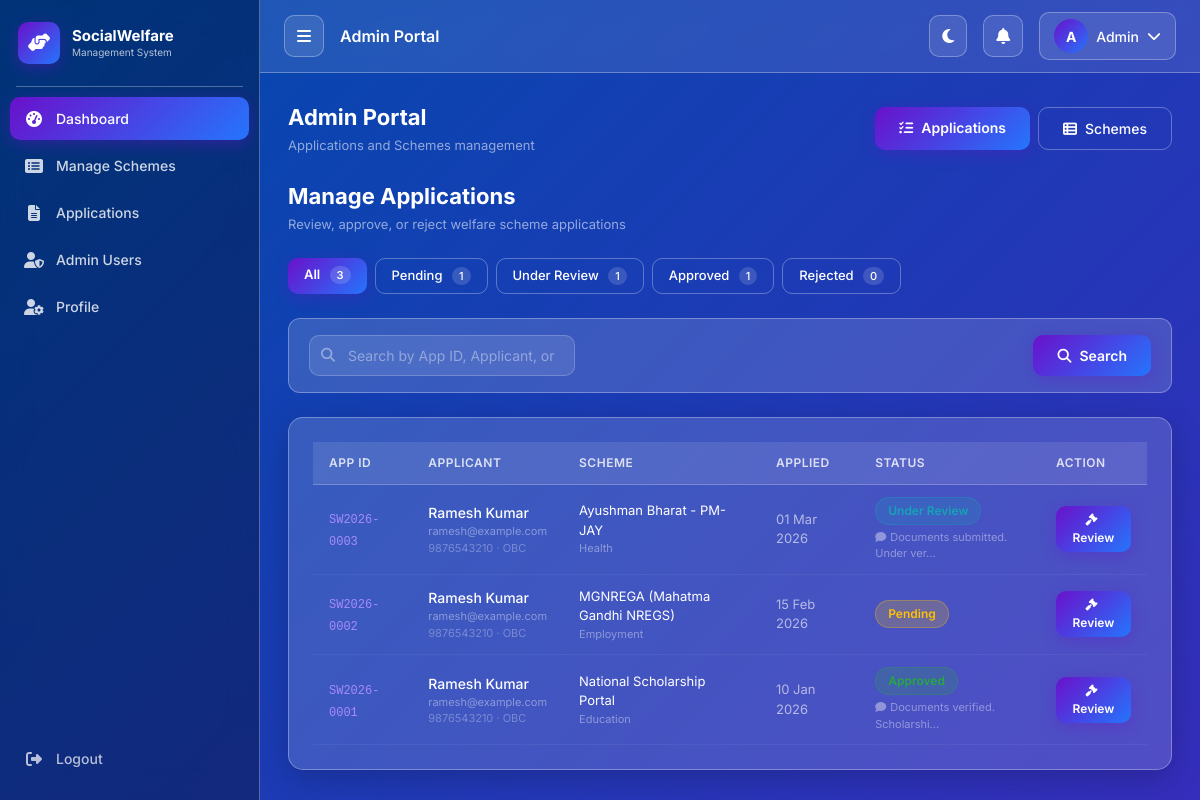
The page /admin_portal.php (signed in) on the database its author committed.
### tables this page shows
CREATE TABLE IF NOT EXISTS applications (
    id INT AUTO_INCREMENT PRIMARY KEY,
    application_id VARCHAR(20) UNIQUE NOT NULL,
    user_id INT NOT NULL,
    scheme_id INT NOT NULL,
    status ENUM('pending','under_review','approved','rejected') DEFAULT 'pending',
    remarks TEXT,
    documents VARCHAR(255),
    applied_at TIMESTAMP DEFAULT CURRENT_TIMESTAMP,
    updated_at TIMESTAMP DEFAULT CURRENT_TIMESTAMP ON UPDATE CURRENT_TIMESTAMP,
    FOREIGN KEY (user_id) REFERENCES users(id) ON DELETE CASCADE,
    FOREIGN KEY (scheme_id) REFERENCES schemes(id) ON DELETE CASCADE
);

CREATE TABLE IF NOT EXISTS users (
    id INT AUTO_INCREMENT PRIMARY KEY,
    name VARCHAR(100) NOT NULL,
    email VARCHAR(150) UNIQUE NOT NULL,
    phone VARCHAR(15) NOT NULL,
    password VARCHAR(255) NOT NULL,
    dob DATE NOT NULL,
    gender ENUM('Male','Female','Other') NOT NULL,
    address TEXT,
    aadhar VARCHAR(12),
    annual_income DECIMAL(12,2) DEFAULT 0,
    category ENUM('General','OBC','SC','ST','EWS') DEFAULT 'General',
    profile_photo VARCHAR(255) DEFAULT NULL,
    role ENUM('user','admin') DEFAULT 'user',
    is_active TINYINT(1) DEFAULT 1,
    created_at TIMESTAMP DEFAULT CURRENT_TIMESTAMP,
    updated_at TIMESTAMP DEFAULT CURRENT_TIMESTAMP ON UPDATE CURRENT_TIMESTAMP
);

CREATE TABLE IF NOT EXISTS schemes (
    id INT AUTO_INCREMENT PRIMARY KEY,
    title VARCHAR(200) NOT NULL,
    description TEXT NOT NULL,
    eligibility TEXT NOT NULL,
    benefits TEXT NOT NULL,
    category ENUM('Agriculture','Education','Health','Housing','Employment','Women','Elderly','Disability','Other') DEFAULT 'Other',
    min_age INT DEFAULT 0,
    max_age INT DEFAULT 120,
    max_income DECIMAL(12,2) DEFAULT 999999,
    eligible_categories SET('General','OBC','SC','ST','EWS','All') DEFAULT 'All',
    required_documents TEXT,
    last_date DATE,
    status ENUM('active','inactive') DEFAULT 'active',
    created_by INT,
    created_at TIMESTAMP DEFAULT CURRENT_TIMESTAMP,
    updated_at TIMESTAMP DEFAULT CURRENT_TIMESTAMP ON UPDATE CURRENT_TIMESTAMP,
    FOREIGN KEY (created_by) REFERENCES users(id) ON DELETE SET NULL
);

### includes/db.php (called while the page is built, shortened)
<?php
$conn = null;
$using_sqlite = false;
try {
    $conn = new mysqli(DB_HOST, DB_USER, DB_PASS, DB_NAME);
    $conn->set_charset('utf8mb4');
} catch (Exception $e) {
    die('
        <div style="font-family: system-ui, sans-serif; max-width: 600px; margin: 40px auto; padding: 20px; border: 1px solid #ffcaca; border-radius: 8px; background: #fff5f5; color: #333;">
            <h2 style="color: #d32f2f; margin-top: 0;">Database Connection Failed</h2>
            <p>It looks like your MySQL database is not running, or the <code>social_welfare</code> database hasn\'t been set up yet.</p>
            <h3>How to fix this:</h3>
            <ol style="line-height: 1.6;">
                <li>Start the <strong>MySQL</strong> service (using XAMPP, WAMP, or similar).</li>
                <li>Open your database manager (like phpMyAdmin at <a href="http://localhost/phpmyadmin" target="_blank">http://localhost/phpmyadmin</a>).</li>
                <li>Create a new database named <strong>social_welfare</strong>.</li>
                <li>Import the <strong>social_welfare.sql</strong> file (located in your project folder) into this database.</li>
            </ol>
            <p style="margin-top: 20px; font-size: 0.9em; color: #666;">
                <strong>Technical Error:</strong> ' . htmlspecialchars($e->getMessage()) . '
            </p>
        </div>
    ');
}
function sanitize($data) {
    return htmlspecialchars(strip_tags(trim((string)$data)));
}
function db_param_types(array $params) {
    $types = '';
    foreach ($params as $p) {
        if (is_int($p)) {
            $types .= 'i';
        } elseif (is_float($p)) {
            $types .= 'd';
        } elseif (is_null($p)) {
            $types .= 's';
        } else {
            $types .= 's';
        }
    }
    return $types;
}
function db_query($arg1, $arg2 = [], $arg3 = []) {
    global $conn, $using_sqlite;
    $db = $conn;
    $sql = $arg1;
    $params = $arg2;
    try {
        if (empty($params)) {
            return $db->query($sql);
        }
        $stmt = $db->prepare($sql);
        $types = db_param_types($params);
        $stmt->bind_param($types, ...$params);
        $result = $stmt->get_result();
        if ($result !== false) {
            return $result;
        }
        return true;
    } catch (Throwable $e) {
        error_log('db_query failed: ' . $e->getMessage() . ' | SQL: ' . $sql);
        return false;
    }
}

### manage_applications.php (the view, shortened to what this page needs)
<?php
require_once 'includes/db.php';
$filter_status = sanitize($_GET['status'] ?? '');
$filter_search = sanitize($_GET['search'] ?? '');
$where = "WHERE 1=1";
$params = [];
$sql = "SELECT a.*, u.name AS user_name, u.email AS user_email, u.phone AS user_phone, u.category, s.title AS scheme_title, s.category AS scheme_cat
        FROM applications a
        JOIN users u ON a.user_id = u.id
        JOIN schemes s ON a.scheme_id = s.id
        $where
        ORDER BY a.applied_at DESC";
$applications = db_query($sql, $params);
$counts = ['all'=>0,'pending'=>0,'under_review'=>0,'approved'=>0,'rejected'=>0];
$count_res = db_query("SELECT status, COUNT(*) as cnt FROM applications GROUP BY status");
$counts['all'] = db_fetch("SELECT COUNT(*) as cnt FROM applications")['cnt'];
foreach ($count_res as $cr) {
    $counts[$cr['status']] = $cr['cnt'];
}
?>
<div class="fade-in">
    <div class="section-header">
        <div class="section-title">
            Manage Applications
            <small>Review, approve, or reject welfare scheme applications</small>
        </div>
    </div>
    <div class="d-flex gap-2 flex-wrap mb-4">
        <?php $tabs = [
            ['', 'All', $counts['all'], ''],
            ['pending', 'Pending', $counts['pending'], '#ffc107'],
            ['under_review', 'Under Review', $counts['under_review'], '#17a2b8'],
            ['approved', 'Approved', $counts['approved'], '#28a745'],
            ['rejected', 'Rejected', $counts['rejected'], '#dc3545'],
        ]; ?>
        <?php foreach ($tabs as [$val, $label, $count, $color]): ?>
        <a href="?status=<?= $val ?>&search=<?= urlencode($filter_search) ?>"
            class="btn <?= $filter_status === $val ? 'btn-glass' : 'btn-glass-outline' ?>"
            style="font-size:13px;padding:7px 16px;">
            <?= $label ?>
            <span style="background:rgba(255,255,255,0.15);padding:2px 7px;border-radius:10px;font-size:11px;margin-left:6px;">
                <?= $count ?>
            </span>
        </a>
        <?php endforeach; ?>
    </div>
    <div class="filter-bar mb-4">
        <form method="GET" class="d-flex gap-3 w-100 flex-wrap" id="filterForm">
            <div class="search-wrap flex-grow-1">
                <i class="fas fa-search search-icon"></i>
                <input type="text" class="search-input" name="search"
                    placeholder="Search by App ID, Applicant, or Scheme..."
                    value="<?= htmlspecialchars($filter_search) ?>">
            </div>
            <button type="submit" class="btn btn-glass">
                <i class="fas fa-search me-2"></i>Search
            </button>
        </form>
    </div>
    <div class="glass-card p-0">
        <div class="p-4">
            <?php if (empty($applications)): ?>
            <div class="text-center py-5">
                <i class="fas fa-inbox" style="font-size:40px;color:rgba(255,255,255,0.15);display:block;margin-bottom:12px;"></i>
                <p style="color:rgba(255,255,255,0.4);margin:0;">No applications found.</p>
            </div>
            <?php else: ?>
            <div class="responsive-table">
                <table class="glass-table">
                    <thead>
                        <tr>
                            <th>App ID</th>
                            <th>Applicant</th>
                            <th>Scheme</th>
                            <th>Applied</th>
                            <th>Status</th>
                            <th>Action</th>
                        </tr>
                    </thead>
                    <tbody>
                        <?php foreach ($applications as $app): ?>
                        <tr>
                            <td data-label="App ID">
                                <span style="font-family:monospace;font-size:12px;color:#a78bfa;">
                                    <?= htmlspecialchars($app['application_id']) ?>
                                </span>
                            </td>
                            <td data-label="Applicant">
                                <div style="font-weight:500;color:#fff;"><?= htmlspecialchars($app['user_name']) ?></div>
                                <div style="font-size:11px;color:rgba(255,255,255,0.4);"><?= htmlspecialchars($app['user_email']) ?></div>
                                <div style="font-size:11px;color:rgba(255,255,255,0.3);"><?= htmlspecialchars($app['user_phone']) ?> · <?= $app['category'] ?></div>
                            </td>
                            <td data-label="Scheme">
                                <div style="font-size:13px;color:#fff;"><?= htmlspecialchars($app['scheme_title']) ?></div>
                                <div style="font-size:11px;color:rgba(255,255,255,0.4);"><?= $app['scheme_cat'] ?></div>
                            </td>
                            <td data-label="Applied" style="font-size:13px;color:rgba(255,255,255,0.6);">
                                <?= date('d M Y', strtotime($app['applied_at'])) ?>
                            </td>
                            <td data-label="Status">
                                <span class="status-badge status-<?= $app['status'] ?>">
                                    <?= ucfirst(str_replace('_', ' ', $app['status'])) ?>
                                </span>
                                <?php if ($app['remarks']): ?>
                                <div style="font-size:11px;color:rgba(255,255,255,0.4);margin-top:4px;" title="<?= htmlspecialchars($app['remarks']) ?>">
                                    <i class="fas fa-comment me-1"></i><?= htmlspecialchars(substr($app['remarks'], 0, 30)) ?>...
                                </div>
                                <?php endif; ?>
                            </td>
                            <td data-label="Action">
                                <button class="btn btn-glass" style="padding:5px 12px;font-size:12px;"
                                    onclick="openReview(<?= $app['id'] ?>, '<?= htmlspecialchars($app['application_id']) ?>', '<?= htmlspecialchars(addslashes($app['user_name'])) ?>', '<?= htmlspecialchars(addslashes($app['scheme_title'])) ?>', '<?= $app['status'] ?>', '<?= htmlspecialchars(addslashes($app['remarks'] ?? '')) ?>')">
                                    <i class="fas fa-gavel me-1"></i>Review
                                </button>
                            </td>
                        </tr>
                        <?php endforeach; ?>
                    </tbody>
                </table>
            </div>
            <?php endif; ?>
        </div>
    </div>
</div>

### assets/css/style.css (style rules this page uses)
:root { --primary: #004aad; --purple: #6a11cb; --blue: #2575fc; --success: #28a745; --danger: #dc3545; --warning: #ffc107; --info: #17a2b8; --gradient: linear-gradient(135deg, #004aad, #6a11cb, #2575fc); --gradient-btn: linear-gradient(135deg, #6a11cb, #2575fc); --glass-bg: rgba(255, 255, 255, 0.15); --glass-border: rgba(255, 255, 255, 0.3); --glass-shadow: 0 8px 32px rgba(0, 0, 0, 0.2); --blur: blur(15px); --sidebar-width: 260px; --sidebar-collapsed: 70px; --transition: 0.3s ease; --radius: 15px; --font: 'Inter', sans-serif; }
* { box-sizing: border-box; margin: 0; padding: 0; }
body { font-family: var(--font); min-height: 100vh; overflow-x: hidden; color: #fff; position: relative; }
.glass-card { background: var(--glass-bg); backdrop-filter: var(--blur); -webkit-backdrop-filter: var(--blur); border: 1px solid var(--glass-border); border-radius: var(--radius); box-shadow: var(--glass-shadow); transition: transform var(--transition), box-shadow var(--transition); }
.btn-glass { background: var(--gradient-btn); color: #fff; border: none; border-radius: 10px; padding: 10px 24px; font-weight: 600; font-size: 14px; position: relative; overflow: hidden; transition: all var(--transition); box-shadow: 0 4px 15px rgba(106, 17, 203, 0.3); }
.btn-glass::before { content: ''; position: absolute; inset: 0; background: rgba(255,255,255,0); transition: background var(--transition); }
.btn-glass-outline { background: transparent; border: 1px solid var(--glass-border); color: #fff; border-radius: 10px; padding: 10px 24px; font-weight: 500; font-size: 14px; transition: all var(--transition); }
.status-badge { display: inline-flex; align-items: center; gap: 5px; padding: 4px 12px; border-radius: 20px; font-size: 12px; font-weight: 600; text-transform: capitalize; }
.status-pending { background: rgba(255, 193, 7, 0.2); color: #ffc107; border: 1px solid rgba(255,193,7,0.3); }
.status-under_review { background: rgba(23, 162, 184, 0.2); color: #17a2b8; border: 1px solid rgba(23,162,184,0.3); }
.status-approved { background: rgba(40, 167, 69, 0.2); color: #28a745; border: 1px solid rgba(40,167,69,0.3); }
.glass-table { width: 100%; border-collapse: collapse; }
.glass-table thead th { background: rgba(255,255,255,0.1); color: rgba(255,255,255,0.8); font-size: 12px; font-weight: 600; text-transform: uppercase; letter-spacing: 0.5px; padding: 12px 16px; border-bottom: 1px solid var(--glass-border); white-space: nowrap; }
.glass-table tbody tr { transition: background var(--transition); }
.glass-table tbody td { padding: 12px 16px; font-size: 14px; color: rgba(255,255,255,0.85); border-bottom: 1px solid rgba(255,255,255,0.05); vertical-align: middle; }
.section-header { display: flex; align-items: center; justify-content: space-between; margin-bottom: 24px; }
.section-title { font-size: 22px; font-weight: 700; color: #fff; }
.section-title small { display: block; font-size: 13px; font-weight: 400; color: rgba(255,255,255,0.55); margin-top: 2px; }
.filter-bar { background: var(--glass-bg); backdrop-filter: var(--blur); -webkit-backdrop-filter: var(--blur); border: 1px solid var(--glass-border); border-radius: 12px; padding: 16px 20px; margin-bottom: 24px; display: flex; gap: 12px; flex-wrap: wrap; align-items: center; }
.filter-bar .search-input { background: rgba(255,255,255,0.1); border: 1px solid rgba(255,255,255,0.2); border-radius: 10px; color: #fff; padding: 9px 16px 9px 38px; font-size: 14px; transition: all var(--transition); flex: 1; min-width: 200px; }
.filter-bar .search-input::placeholder { color: rgba(255,255,255,0.4); }
.search-wrap { position: relative; flex: 1; min-width: 200px; }
.search-wrap .search-icon { position: absolute; left: 12px; top: 50%; transform: translateY(-50%); color: rgba(255,255,255,0.4); font-size: 14px; pointer-events: none; }
.fade-in { animation: fadeIn 0.5s ease forwards; }

### rows shown on the page
applications: application "SW2026-0003", user.name "Ramesh Kumar", user.email "ramesh@example.com", user.phone "9876543210", user.category "OBC", scheme.title "Ayushman Bharat - PM-JAY", scheme.category "Health", applied_at "01 Mar 2026", status "Under Review", remarks "Documents submitted. Under ver"
applications: application "SW2026-0002", user.name "Ramesh Kumar", user.email "ramesh@example.com", user.phone "9876543210", user.category "OBC", scheme.title "MGNREGA (Mahatma Gandhi NREGS)", scheme.category "Employment", applied_at "15 Feb 2026", status "Pending"
applications: application "SW2026-0001", user.name "Ramesh Kumar", user.email "ramesh@example.com", user.phone "9876543210", user.category "OBC", scheme.title "National Scholarship Portal", scheme.category "Education", applied_at "10 Jan 2026", status "Approved", remarks "Documents verified. Scholarshi"

### other values the page prints
$page_title "Admin Portal"
$avatar_char "A"
explode(' ', $_SESSION['name'])[0] "Admin"
$label "All"
$count "3"
$label "Pending"
$count "1"
$label "Under Review"
$label "Approved"
$label "Rejected"
$count "0"
